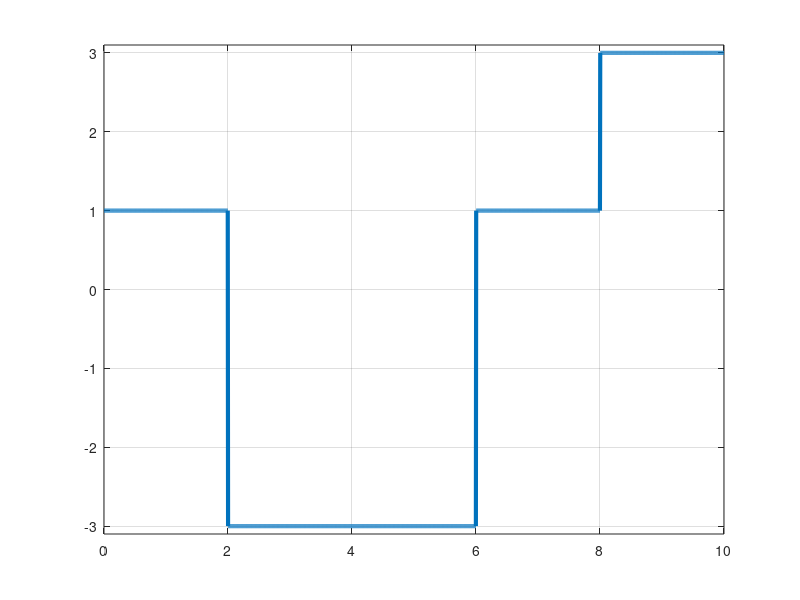
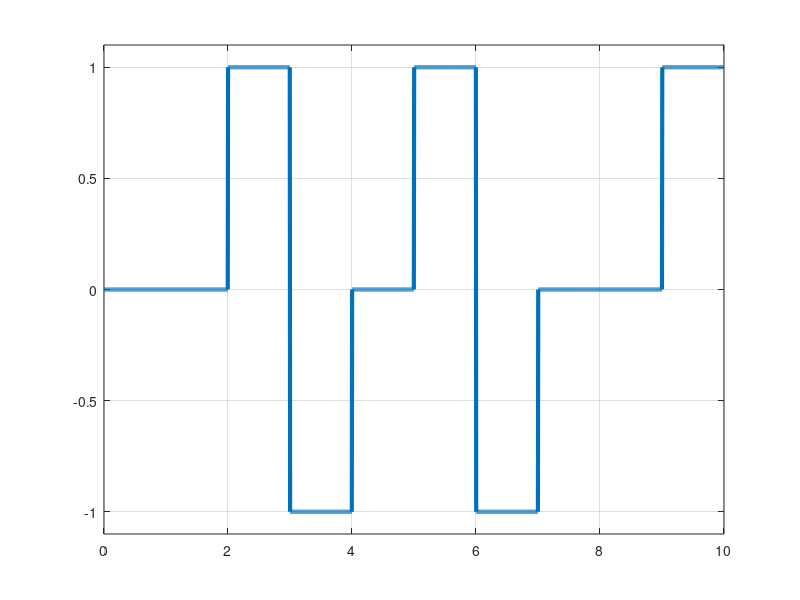
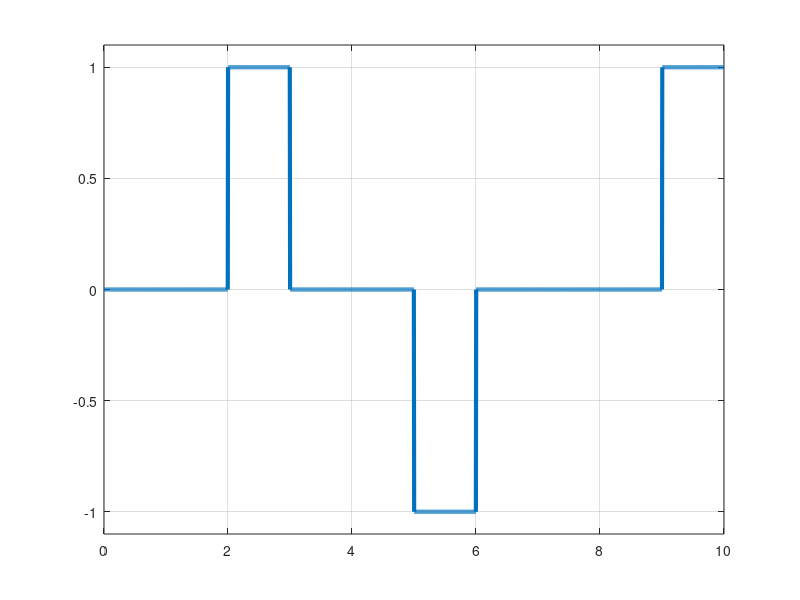

Reproduce these figures in MATLAB, in order.

bits = [0 0 1 1 0 1 1 0 0 1];
bitrate = 1; % bits per second



T = length(bits)/bitrate; % full time of bit sequence
n = 200;
N = n*length(bits);
dt = T/(N-1);
t = 0:dt:T;
x = zeros(1,length(t)); % output signal

%% 2B1Q

pre_level = 1;

for i = 0:2:length(bits)-1
  if bits(i+1) == 0
    if bits(i+2) == 0
      if pre_level>0
        x(i*n+1:(i+2)*n) = 1;
        pre_level = 1;
      else
        x(i*n+1:(i+2)*n) = -1;
        pre_level = -1;
      end
    else
      if pre_level>0
        x(i*n+1:(i+2)*n) = 3;
        pre_level = 3;
      else
        x(i*n+1:(i+2)*n) = -3;
        pre_level = -3;
      end
    end
  else
    if bits(i+2) == 0
      if pre_level>0
        x(i*n+1:(i+2)*n) = -1;
        pre_level = -1;
      else
        x(i*n+1:(i+2)*n) = 1;
        pre_level = 1;
      end
    else
      if pre_level>0
        x(i*n+1:(i+2)*n) = -3;
        pre_level = -3;
      else
        x(i*n+1:(i+2)*n) = 3;
        pre_level = 3;
      end
    end
  end
end


figure;
plot(t,x,'LineWidth',3);
axis([0 t(end) -3.1 3.1])
grid on;

%% AMI
pre_value = 1;

for i = 0:length(bits)-1
  if bits(i+1) == 0
    x(i*n+1:(i+1)*n) = 0;
  else
    x(i*n+1:(i+1)*n) = pre_value;
    pre_value = (-1) * pre_value;
  end
end

figure;
plot(t,x,'LineWidth',3);
axis([0 t(end) -1.1 1.1])
grid on;

%% MLT-3

pre_value = 0;
pre_value1 = -1;

for i = 0:length(bits)-1
  if bits(i+1) == 0
    x(i*n+1:(i+1)*n) = pre_value;
  else
    if pre_value == 0
      x(i*n+1:(i+1)*n) = (-1) * pre_value1;
      pre_value = (-1) * pre_value1;
    else
      x(i*n+1:(i+1)*n) = 0;
      pre_value1 = pre_value;
      pre_value = 0
    end
  end
end

figure;
plot(t,x,'LineWidth',3);
axis([0 t(end) -1.1 1.1])
grid on;